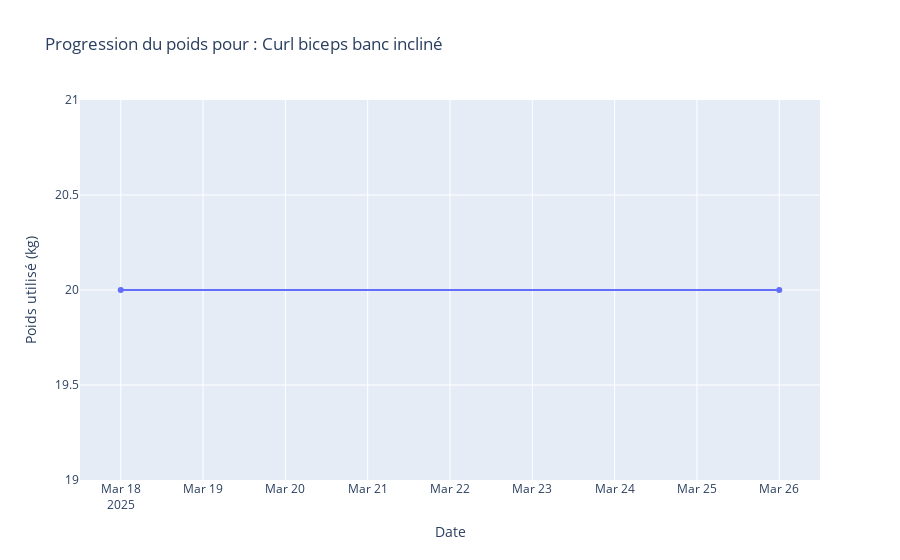

The notebook cell saved with this chart:
### Code cell
# Nettoyage + plot
if all_data:
    full_df = pd.concat(all_data, ignore_index=True)
    full_df["date"] = pd.to_datetime(full_df["date"], errors='coerce')

    print(full_df)

    def extract_weight(value):
        if pd.isna(value):
            return None
        match = re.search(r'\d+\.?\d*', str(value))
        return float(match.group()) if match else None

    full_df["poids_num"] = full_df["total poids (kg)"].apply(extract_weight)

    # 🔍 Sélection d'un exercice spécifique
    selected_exercise = "Curl biceps banc incliné"
    filtered = full_df[full_df["exercices"] == selected_exercise]

    # 📊 Affichage du graphique
    fig = px.line(filtered, x='date', y='poids_num', markers=True,
                  title=f"Progression du poids pour : {selected_exercise}",
                  labels={"poids_num": "Poids (kg)", "date": "Date"})
    fig.update_layout(xaxis_title="Date", yaxis_title="Poids utilisé (kg)")
    fig.show()

else:
    print("❌ Aucun fichier CSV trouvé ou lisible dans les sous-dossiers.")

### Figure 1 — Plotly figure (JSON) as saved in the notebook; plotly's stock layout.template omitted (floating-point values rounded to 4 significant figures)
{"data": [{"hovertemplate": "Date=%{x}<br>Poids (kg)=%{y}<extra></extra>", "legendgroup": "", "line": {"color": "#636efa", "dash": "solid"}, "marker": {"symbol": "circle"}, "mode": "lines+markers", "name": "", "orientation": "v", "showlegend": false, "type": "scatter", "x": ["2025-03-18T00:00:00.000000000", "2025-03-26T00:00:00.000000000"], "xaxis": "x", "y": [20.0, 20.0], "yaxis": "y"}], "layout": {"legend": {"tracegroupgap": 0}, "title": {"text": "Progression du poids pour : Curl biceps banc incliné"}, "xaxis": {"anchor": "y", "domain": [0, 1], "title": {"text": "Date"}}, "yaxis": {"anchor": "x", "domain": [0, 1], "title": {"text": "Poids utilisé (kg)"}}}}
